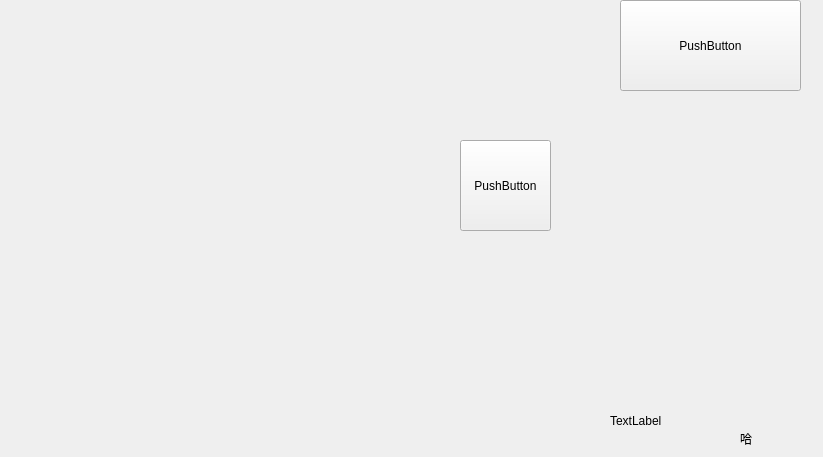
<?xml version="1.0" encoding="UTF-8"?>
<ui version="4.0">
 <class>TestWidget</class>
 <widget class="QWidget" name="TestWidget">
  <property name="geometry">
   <rect>
    <x>0</x>
    <y>0</y>
    <width>823</width>
    <height>457</height>
   </rect>
  </property>
  <property name="windowTitle">
   <string>Form</string>
  </property>
  <widget class="QPushButton" name="pushButton">
   <property name="geometry">
    <rect>
     <x>620</x>
     <y>0</y>
     <width>181</width>
     <height>91</height>
    </rect>
   </property>
   <property name="text">
    <string>PushButton</string>
   </property>
  </widget>
  <widget class="QLabel" name="label">
   <property name="geometry">
    <rect>
     <x>740</x>
     <y>430</y>
     <width>67</width>
     <height>17</height>
    </rect>
   </property>
   <property name="text">
    <string>哈</string>
   </property>
  </widget>
  <widget class="Fluent::FluentButton" name="fluentbutton" native="true">
   <property name="geometry">
    <rect>
     <x>200</x>
     <y>130</y>
     <width>48</width>
     <height>32</height>
    </rect>
   </property>
  </widget>
  <widget class="Fluent::FluentTextEdit" name="fluenttextedit" native="true">
   <property name="geometry">
    <rect>
     <x>240</x>
     <y>70</y>
     <width>200</width>
     <height>80</height>
    </rect>
   </property>
  </widget>
  <widget class="QPushButton" name="pushButton_2">
   <property name="geometry">
    <rect>
     <x>460</x>
     <y>140</y>
     <width>91</width>
     <height>91</height>
    </rect>
   </property>
   <property name="text">
    <string>PushButton</string>
   </property>
  </widget>
  <widget class="QLabel" name="label_2">
   <property name="geometry">
    <rect>
     <x>610</x>
     <y>400</y>
     <width>91</width>
     <height>41</height>
    </rect>
   </property>
   <property name="text">
    <string>TextLabel</string>
   </property>
  </widget>
 </widget>
 <customwidgets>
  <customwidget>
   <class>Fluent::FluentButton</class>
   <extends>QWidget</extends>
   <header>FluentButton.h</header>
  </customwidget>
  <customwidget>
   <class>Fluent::FluentTextEdit</class>
   <extends>QWidget</extends>
   <header>FluentTextEdit.h</header>
  </customwidget>
 </customwidgets>
 <resources/>
 <connections/>
</ui>
